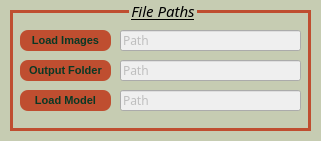
     <widget class="QGroupBox" name="filePathsGroupbox">
      <property name="geometry">
       <rect>
        <x>10</x>
        <y>10</y>
        <width>321</width>
        <height>141</height>
       </rect>
      </property>
      <property name="font">
       <font>
        <family>Segoe UI Black</family>
        <pointsize>11</pointsize>
        <italic>true</italic>
        <underline>true</underline>
       </font>
      </property>
      <property name="styleSheet">
       <string notr="true">        QGroupBox {
            border: 3px solid #bf4e30; /* Border color */
			background-color:#c6ccb2;
margin:10px
        }
        QGroupBox::title {
			subcontrol-position:above;
			padding-top: -20px;
        }</string>
      </property>
      <property name="title">
       <string>File Paths</string>
      </property>
      <widget class="QPushButton" name="loadImageButton">
       <property name="geometry">
        <rect>
         <x>20</x>
         <y>30</y>
         <width>91</width>
         <height>21</height>
        </rect>
       </property>
       <property name="palette">
        <palette>
         <active>
          <colorrole role="WindowText">
           <brush brushstyle="SolidPattern">
            <color alpha="255">
             <red>9</red>
             <green>56</green>
             <blue>36</blue>
            </color>
           </brush>
          </colorrole>
          <colorrole role="Button">
           <brush brushstyle="SolidPattern">
            <color alpha="255">
             <red>191</red>
             <green>78</green>
             <blue>48</blue>
            </color>
           </brush>
          </colorrole>
          <colorrole role="Text">
           <brush brushstyle="SolidPattern">
            <color alpha="255">
             <red>9</red>
             <green>56</green>
             <blue>36</blue>
            </color>
           </brush>
          </colorrole>
          <colorrole role="ButtonText">
           <brush brushstyle="SolidPattern">
            <color alpha="255">
             <red>9</red>
             <green>56</green>
             <blue>36</blue>
            </color>
           </brush>
          </colorrole>
          <colorrole role="Base">
           <brush brushstyle="SolidPattern">
            <color alpha="255">
             <red>191</red>
             <green>78</green>
             <blue>48</blue>
            </color>
           </brush>
          </colorrole>
          <colorrole role="Window">
           <brush brushstyle="SolidPattern">
            <color alpha="255">
             <red>191</red>
             <green>78</green>
             <blue>48</blue>
            </color>
           </brush>
          </colorrole>
         </active>
         <inactive>
          <colorrole role="WindowText">
           <brush brushstyle="SolidPattern">
            <color alpha="255">
             <red>9</red>
             <green>56</green>
             <blue>36</blue>
            </color>
           </brush>
          </colorrole>
          <colorrole role="Button">
           <brush brushstyle="SolidPattern">
            <color alpha="255">
             <red>191</red>
             <green>78</green>
             <blue>48</blue>
            </color>
           </brush>
          </colorrole>
          <colorrole role="Text">
           <brush brushstyle="SolidPattern">
            <color alpha="255">
             <red>9</red>
             <green>56</green>
             <blue>36</blue>
            </color>
           </brush>
          </colorrole>
          <colorrole role="ButtonText">
           <brush brushstyle="SolidPattern">
            <color alpha="255">
             <red>9</red>
             <green>56</green>
             <blue>36</blue>
            </color>
           </brush>
          </colorrole>
          <colorrole role="Base">
           <brush brushstyle="SolidPattern">
            <color alpha="255">
             <red>191</red>
             <green>78</green>
             <blue>48</blue>
            </color>
           </brush>
          </colorrole>
          <colorrole role="Window">
           <brush brushstyle="SolidPattern">
            <color alpha="255">
             <red>191</red>
             <green>78</green>
             <blue>48</blue>
            </color>
           </brush>
          </colorrole>
         </inactive>
         <disabled>
          <colorrole role="WindowText">
           <brush brushstyle="SolidPattern">
            <color alpha="255">
             <red>9</red>
             <green>56</green>
             <blue>36</blue>
            </color>
           </brush>
          </colorrole>
          <colorrole role="Button">
           <brush brushstyle="SolidPattern">
            <color alpha="255">
             <red>191</red>
             <green>78</green>
             <blue>48</blue>
            </color>
           </brush>
          </colorrole>
          <colorrole role="Text">
           <brush brushstyle="SolidPattern">
            <color alpha="255">
             <red>9</red>
             <green>56</green>
             <blue>36</blue>
            </color>
           </brush>
          </colorrole>
          <colorrole role="ButtonText">
           <brush brushstyle="SolidPattern">
            <color alpha="255">
             <red>9</red>
             <green>56</green>
             <blue>36</blue>
            </color>
           </brush>
          </colorrole>
          <colorrole role="Base">
           <brush brushstyle="SolidPattern">
            <color alpha="255">
             <red>191</red>
             <green>78</green>
             <blue>48</blue>
            </color>
           </brush>
          </colorrole>
          <colorrole role="Window">
           <brush brushstyle="SolidPattern">
            <color alpha="255">
             <red>191</red>
             <green>78</green>
             <blue>48</blue>
            </color>
           </brush>
          </colorrole>
         </disabled>
        </palette>
       </property>
       <property name="font">
        <font>
         <pointsize>-1</pointsize>
         <weight>75</weight>
         <bold>true</bold>
        </font>
       </property>
       <property name="styleSheet">
        <string notr="true">QPushButton {
    background-color: #bf4e30; /* Background color */
    border: none; /* No border */
    color: #093824; /* Text color */
    text-align: center; /* Center text */
    display: inline-block; /* Display as inline-block */
    font-size: 11px; /* Font size */
    transition-duration: 0.4s; /* Transition duration */
    cursor: pointer; /* Cursor type */
    border-radius: 8px; /* Border radius */
}

QPushButton:hover {
    background-color: #e5eafa; /* Background color on hover */
}
</string>
       </property>
       <property name="text">
        <string>Load Images</string>
       </property>
      </widget>
      <widget class="QPushButton" name="outputFolderButton">
       <property name="geometry">
        <rect>
         <x>20</x>
         <y>60</y>
         <width>91</width>
         <height>21</height>
        </rect>
       </property>
       <property name="palette">
        <palette>
         <active>
          <colorrole role="WindowText">
           <brush brushstyle="SolidPattern">
            <color alpha="255">
             <red>9</red>
             <green>56</green>
             <blue>36</blue>
            </color>
           </brush>
          </colorrole>
          <colorrole role="Button">
           <brush brushstyle="SolidPattern">
            <color alpha="255">
             <red>191</red>
             <green>78</green>
             <blue>48</blue>
            </color>
           </brush>
          </colorrole>
          <colorrole role="Text">
           <brush brushstyle="SolidPattern">
            <color alpha="255">
             <red>9</red>
             <green>56</green>
             <blue>36</blue>
            </color>
           </brush>
          </colorrole>
          <colorrole role="ButtonText">
           <brush brushstyle="SolidPattern">
            <color alpha="255">
             <red>9</red>
             <green>56</green>
             <blue>36</blue>
            </color>
           </brush>
          </colorrole>
          <colorrole role="Base">
           <brush brushstyle="SolidPattern">
            <color alpha="255">
             <red>191</red>
             <green>78</green>
             <blue>48</blue>
            </color>
           </brush>
          </colorrole>
          <colorrole role="Window">
           <brush brushstyle="SolidPattern">
            <color alpha="255">
             <red>191</red>
             <green>78</green>
             <blue>48</blue>
            </color>
           </brush>
          </colorrole>
         </active>
         <inactive>
          <colorrole role="WindowText">
           <brush brushstyle="SolidPattern">
            <color alpha="255">
             <red>9</red>
             <green>56</green>
             <blue>36</blue>
            </color>
           </brush>
          </colorrole>
          <colorrole role="Button">
           <brush brushstyle="SolidPattern">
            <color alpha="255">
             <red>191</red>
             <green>78</green>
             <blue>48</blue>
            </color>
           </brush>
          </colorrole>
          <colorrole role="Text">
           <brush brushstyle="SolidPattern">
            <color alpha="255">
             <red>9</red>
             <green>56</green>
             <blue>36</blue>
            </color>
           </brush>
          </colorrole>
          <colorrole role="ButtonText">
           <brush brushstyle="SolidPattern">
            <color alpha="255">
             <red>9</red>
             <green>56</green>
             <blue>36</blue>
            </color>
           </brush>
          </colorrole>
          <colorrole role="Base">
           <brush brushstyle="SolidPattern">
            <color alpha="255">
             <red>191</red>
             <green>78</green>
             <blue>48</blue>
            </color>
           </brush>
          </colorrole>
          <colorrole role="Window">
           <brush brushstyle="SolidPattern">
            <color alpha="255">
             <red>191</red>
             <green>78</green>
             <blue>48</blue>
            </color>
           </brush>
          </colorrole>
         </inactive>
         <disabled>
          <colorrole role="WindowText">
           <brush brushstyle="SolidPattern">
            <color alpha="255">
             <red>9</red>
             <green>56</green>
             <blue>36</blue>
            </color>
           </brush>
          </colorrole>
          <colorrole role="Button">
           <brush brushstyle="SolidPattern">
            <color alpha="255">
             <red>191</red>
             <green>78</green>
             <blue>48</blue>
            </color>
           </brush>
          </colorrole>
          <colorrole role="Text">
           <brush brushstyle="SolidPattern">
            <color alpha="255">
             <red>9</red>
             <green>56</green>
             <blue>36</blue>
            </color>
           </brush>
          </colorrole>
          <colorrole role="ButtonText">
           <brush brushstyle="SolidPattern">
            <color alpha="255">
             <red>9</red>
             <green>56</green>
             <blue>36</blue>
            </color>
           </brush>
          </colorrole>
          <colorrole role="Base">
           <brush brushstyle="SolidPattern">
            <color alpha="255">
             <red>191</red>
             <green>78</green>
             <blue>48</blue>
            </color>
           </brush>
          </colorrole>
          <colorrole role="Window">
           <brush brushstyle="SolidPattern">
            <color alpha="255">
             <red>191</red>
             <green>78</green>
             <blue>48</blue>
            </color>
           </brush>
          </colorrole>
         </disabled>
        </palette>
       </property>
       <property name="font">
        <font>
         <pointsize>-1</pointsize>
         <weight>75</weight>
         <bold>true</bold>
        </font>
       </property>
       <property name="styleSheet">
        <string notr="true">QPushButton {
    background-color: #bf4e30; /* Background color */
    border: none; /* No border */
    color: #093824; /* Text color */
    text-align: center; /* Center text */
    display: inline-block; /* Display as inline-block */
    font-size: 11px; /* Font size */
    transition-duration: 0.4s; /* Transition duration */
    cursor: pointer; /* Cursor type */
    border-radius: 8px; /* Border radius */
}

QPushButton:hover {
    background-color: #e5eafa; /* Background color on hover */
}
</string>
       </property>
       <property name="text">
        <string>Output Folder</string>
       </property>
      </widget>
      <widget class="QLineEdit" name="loadImagesEntry">
       <property name="enabled">
        <bool>false</bool>
       </property>
       <property name="geometry">
        <rect>
         <x>120</x>
         <y>30</y>
         <width>181</width>
         <height>21</height>
        </rect>
       </property>
       <property name="font">
        <font>
         <family>Segoe UI Black</family>
        </font>
       </property>
       <property name="text">
        <string>Path</string>
       </property>
      </widget>
      <widget class="QLineEdit" name="outputEntry">
       <property name="enabled">
        <bool>false</bool>
       </property>
       <property name="geometry">
        <rect>
         <x>120</x>
         <y>60</y>
         <width>181</width>
         <height>21</height>
        </rect>
       </property>
       <property name="font">
        <font>
         <family>Segoe UI Black</family>
        </font>
       </property>
       <property name="text">
        <string>Path</string>
       </property>
      </widget>
      <widget class="QPushButton" name="loadModelButton">
       <property name="geometry">
        <rect>
         <x>20</x>
         <y>90</y>
         <width>91</width>
         <height>21</height>
        </rect>
       </property>
       <property name="palette">
        <palette>
         <active>
          <colorrole role="WindowText">
           <brush brushstyle="SolidPattern">
            <color alpha="255">
             <red>9</red>
             <green>56</green>
             <blue>36</blue>
            </color>
           </brush>
          </colorrole>
          <colorrole role="Button">
           <brush brushstyle="SolidPattern">
            <color alpha="255">
             <red>191</red>
             <green>78</green>
             <blue>48</blue>
            </color>
           </brush>
          </colorrole>
          <colorrole role="Text">
           <brush brushstyle="SolidPattern">
            <color alpha="255">
             <red>9</red>
             <green>56</green>
             <blue>36</blue>
            </color>
           </brush>
          </colorrole>
          <colorrole role="ButtonText">
           <brush brushstyle="SolidPattern">
            <color alpha="255">
             <red>9</red>
             <green>56</green>
             <blue>36</blue>
            </color>
           </brush>
          </colorrole>
          <colorrole role="Base">
           <brush brushstyle="SolidPattern">
            <color alpha="255">
             <red>191</red>
             <green>78</green>
             <blue>48</blue>
            </color>
           </brush>
          </colorrole>
          <colorrole role="Window">
           <brush brushstyle="SolidPattern">
            <color alpha="255">
             <red>191</red>
             <green>78</green>
             <blue>48</blue>
            </color>
           </brush>
          </colorrole>
         </active>
         <inactive>
          <colorrole role="WindowText">
           <brush brushstyle="SolidPattern">
            <color alpha="255">
             <red>9</red>
             <green>56</green>
             <blue>36</blue>
            </color>
           </brush>
          </colorrole>
          <colorrole role="Button">
           <brush brushstyle="SolidPattern">
            <color alpha="255">
             <red>191</red>
             <green>78</green>
             <blue>48</blue>
            </color>
           </brush>
          </colorrole>
          <colorrole role="Text">
           <brush brushstyle="SolidPattern">
            <color alpha="255">
             <red>9</red>
             <green>56</green>
             <blue>36</blue>
            </color>
           </brush>
          </colorrole>
          <colorrole role="ButtonText">
           <brush brushstyle="SolidPattern">
            <color alpha="255">
             <red>9</red>
             <green>56</green>
             <blue>36</blue>
            </color>
           </brush>
          </colorrole>
          <colorrole role="Base">
           <brush brushstyle="SolidPattern">
            <color alpha="255">
             <red>191</red>
             <green>78</green>
             <blue>48</blue>
            </color>
           </brush>
          </colorrole>
          <colorrole role="Window">
           <brush brushstyle="SolidPattern">
            <color alpha="255">
             <red>191</red>
             <green>78</green>
             <blue>48</blue>
            </color>
           </brush>
          </colorrole>
         </inactive>
         <disabled>
          <colorrole role="WindowText">
           <brush brushstyle="SolidPattern">
            <color alpha="255">
             <red>9</red>
             <green>56</green>
             <blue>36</blue>
            </color>
           </brush>
          </colorrole>
          <colorrole role="Button">
           <brush brushstyle="SolidPattern">
            <color alpha="255">
             <red>191</red>
             <green>78</green>
             <blue>48</blue>
            </color>
           </brush>
          </colorrole>
          <colorrole role="Text">
           <brush brushstyle="SolidPattern">
            <color alpha="255">
             <red>9</red>
             <green>56</green>
             <blue>36</blue>
            </color>
           </brush>
          </colorrole>
          <colorrole role="ButtonText">
           <brush brushstyle="SolidPattern">
            <color alpha="255">
             <red>9</red>
             <green>56</green>
             <blue>36</blue>
            </color>
           </brush>
          </colorrole>
          <colorrole role="Base">
           <brush brushstyle="SolidPattern">
            <color alpha="255">
             <red>191</red>
             <green>78</green>
             <blue>48</blue>
            </color>
           </brush>
          </colorrole>
          <colorrole role="Window">
           <brush brushstyle="SolidPattern">
            <color alpha="255">
             <red>191</red>
             <green>78</green>
             <blue>48</blue>
            </color>
           </brush>
          </colorrole>
         </disabled>
        </palette>
       </property>
       <property name="font">
        <font>
         <pointsize>-1</pointsize>
         <weight>75</weight>
         <bold>true</bold>
        </font>
       </property>
       <property name="styleSheet">
        <string notr="true">QPushButton {
    background-color: #bf4e30; /* Background color */
    border: none; /* No border */
    color: #093824; /* Text color */
    text-align: center; /* Center text */
    display: inline-block; /* Display as inline-block */
    font-size: 11px; /* Font size */
    transition-duration: 0.4s; /* Transition duration */
    cursor: pointer; /* Cursor type */
    border-radius: 8px; /* Border radius */
}

QPushButton:hover {
    background-color: #e5eafa; /* Background color on hover */
}
</string>
       </property>
       <property name="text">
        <string>Load Model</string>
       </property>
      </widget>
      <widget class="QLineEdit" name="loadModelEntry">
       <property name="enabled">
        <bool>false</bool>
       </property>
       <property name="geometry">
        <rect>
         <x>120</x>
         <y>90</y>
         <width>181</width>
         <height>21</height>
        </rect>
       </property>
       <property name="font">
        <font>
         <family>Segoe UI Black</family>
        </font>
       </property>
       <property name="text">
        <string>Path</string>
       </property>
      </widget>
     </widget>
